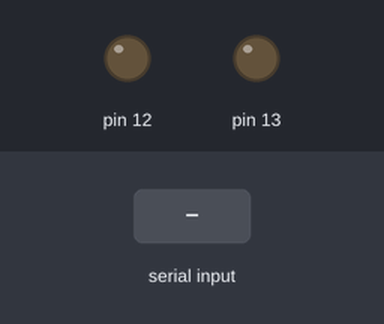
The sketch below on a simulated Arduino Uno, built with avr-gcc and run on an emulated ATmega328P. Shown: output pins drawn as LEDs (lit = HIGH). Dashed ring = blinking. The test bench sets the inputs (shaded band).

Above: at 1.2 s.
1.3 s: "2" received over Serial
At 1.4 s:
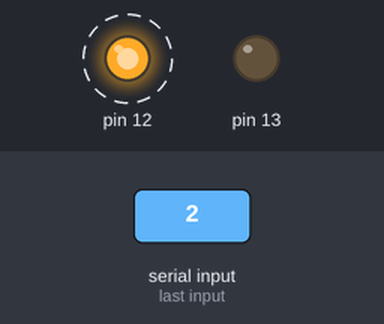
4.3 s: "1" received over Serial
At 5.3 s:
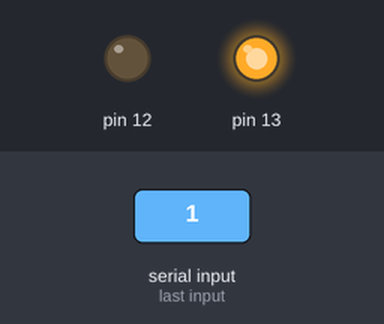
5.8 s: "2" received over Serial
At 5.9 s:
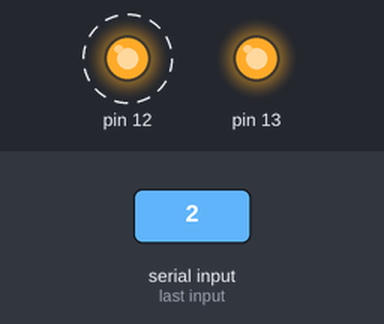
8.8 s: "0" received over Serial
At 10.0 s:
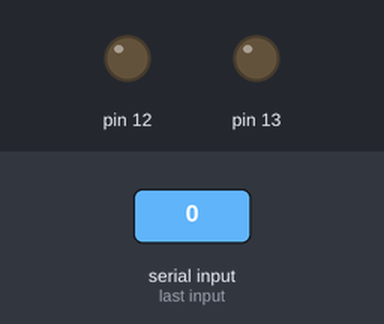
Timing chart, 0 to 11.3 s (numbered marks = the images above; inputs shaded):
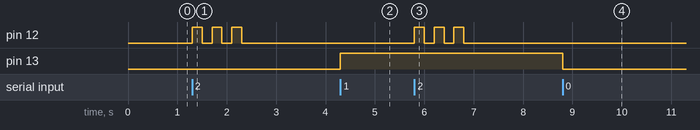

Measured:
- after the input at 1.3 s, pin 12: alternates HIGH for 0.20 s and LOW for 0.20 s, 6 changes in all, then stays LOW, starting at once
- after the input at 4.3 s, pin 13: LOW → HIGH at once
- after the input at 5.8 s, pin 12: alternates HIGH for 0.20 s and LOW for 0.20 s, 6 changes in all, then stays LOW, starting at once
- after the input at 8.8 s, pin 13: HIGH → LOW at once

The sketch:

jarvis_led.ino
```cpp
void setup() {
  Serial.begin(9600);
  pinMode(13, OUTPUT);
  pinMode(12, OUTPUT);

  digitalWrite(13, LOW);
  digitalWrite(12, LOW);
}

void loop() {
  if (Serial.available()) {
    char c = Serial.read();

    if (c == '1') {
      digitalWrite(13, HIGH);
      digitalWrite(12, LOW);
    }
    else if (c == '0') {
      digitalWrite(13, LOW);
      digitalWrite(12, LOW);
    }
    else if (c == '2') {
      for (int i = 0; i < 3; i++) {
        digitalWrite(12, HIGH);
        delay(200);
        digitalWrite(12, LOW);
        delay(200);
      }
    }
  }
}
```
